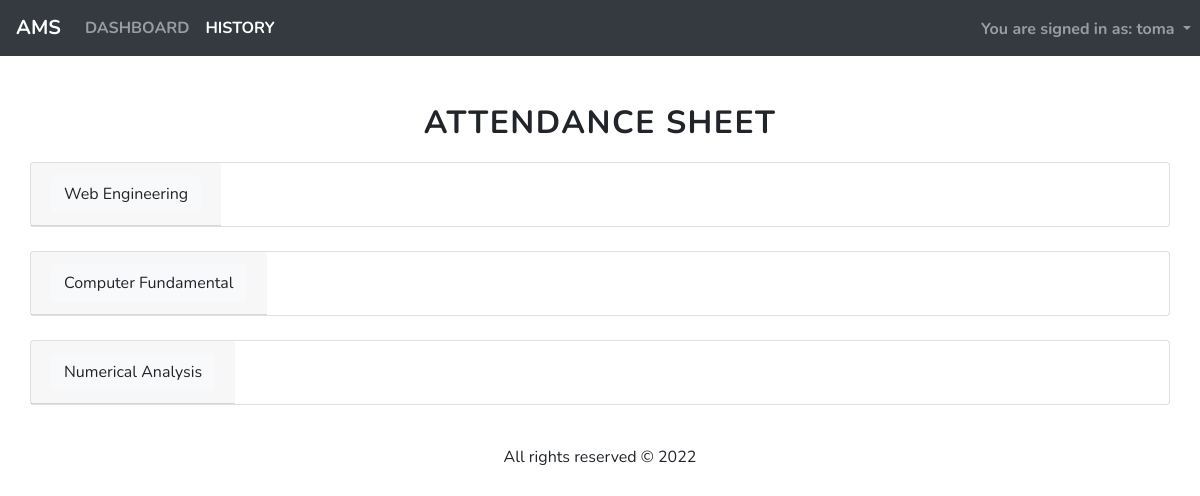
Page /history/ (signed in) on the committed database.
### teacher/models.py (models this page shows, shortened)
class Teacher(AbstractBaseUser):
    first_name = models.CharField(max_length = 50)
    last_name = models.CharField(max_length = 50)
    email = models.EmailField(max_length = 50, unique = True)
    username = models.CharField(max_length = 20, primary_key= True)
    is_active = models.BooleanField(default=False)
    is_staff = models.BooleanField(default=False)
    is_superuser = models.BooleanField(default=False)
    last_login = models.DateTimeField(auto_now=True)
    USERNAME_FIELD = 'email'
    REQUIRED_FIELDS = ['username']
    objects = TeacherManager()
    class Meta:
        ordering = ['first_name']
    def __str__(self):
        return  self.username

class Course(models.Model):
    code = models.CharField(max_length = 10, primary_key = True)
    title = models.CharField(max_length = 50)
    semester = models.ForeignKey(Batch, on_delete= models.CASCADE)
    teacher = models.ForeignKey(Teacher, on_delete= models.CASCADE)
    class Meta:
        ordering = ['code']

### teacher/views.py (the view)
# urls.py: path('history/', views.history, name="history"),
@login_required(login_url='teacher:signin')
def history(request):
    courses = Course.objects.filter(teacher = request.user).values()
    return render(request, 'teacher/history.html', {'nav': 'history', 'courses': courses})

### teacher/templates/teacher/history.html (shortened to what this page needs)
{% extends 'teacher/base.html' %}
{% block navbar %}
{% include 'teacher/navbar.html' %}
{% endblock %}
{% block content %}
<div class="container mt-5">
    <h2>Attendance Sheet</h2>
    <div id="accordion">
        {% for course in courses %}
        <div class="card card-deck mb-4">
            <div class="card-header" id="heading{{ course.code }}">
                <h5 class="mb-0">
                    <button class="btn btn-light" data-toggle="collapse" data-target="#collapse{{ course.code }}"
                        aria-expanded="true" aria-controls="collapse{{ course.code }}">
                       {{ course.title }}
                    </button>
                </h5>
            </div>
        </div>
        {% endfor %}
    </div>
</div>
{% endblock %}

### teacher/templates/teacher/navbar.html (shortened to what this page needs)
<nav class="navbar navbar-expand-lg navbar-dark bg-dark">
    <a class="navbar-brand font-weight-bold" href="{% url 'teacher:dashboard' %}">AMS</a>
    <div class="collapse navbar-collapse" id="navbarNavDropdown">
        <ul class="navbar-nav">
            <li class="nav-item {% if nav == 'dashboard' %} active {% endif %}">
                <a class="nav-link font-weight-bold" href="{% url 'teacher:dashboard' %}">DASHBOARD</a>
            </li>
            <li class="nav-item {% if nav == 'history' %} active {% endif %} ">
                <a class="nav-link font-weight-bold" href="{% url 'teacher:history' %}">HISTORY</a>
            </li>
            <li>
                <div class="dropdown" style="position:absolute; right:0;">
                    <button class="btn btn-dark dropdown-toggle nav-link" style="font-weight:bold;" type="button" id="dropdownMenuButton" data-toggle="dropdown" aria-haspopup="true" aria-expanded="false">
                    You are signed in as: {{ request.user }}
                    </button>
                </div>
            </li>
        </ul>
    </div>
</nav>

### static/css/main.css (style rules this page uses)
* { font-family: 'Nunito', sans-serif; }
h2 { text-transform: uppercase; letter-spacing: 1.5px; font-weight: bold; text-align: center; margin-bottom: 20px; }

### rows in the picture
Teacher: user "toma"
Course: title "Web Engineering"
Course: title "Computer Fundamental"
Course: title "Numerical Analysis"
